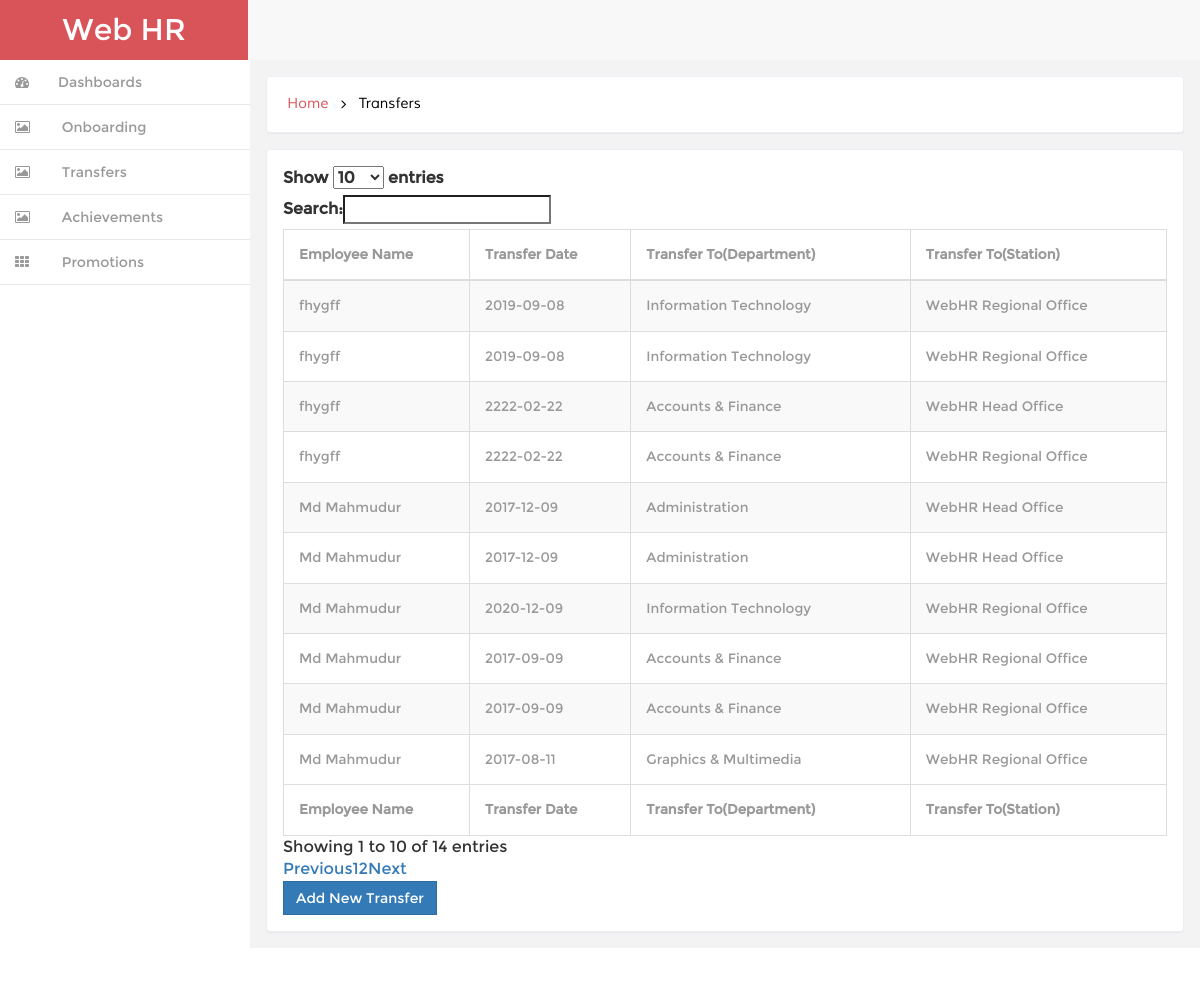
Page /all_transfer.php on the committed database.
### tables this page shows
CREATE TABLE `tbl_transfer` (
  `id` int(10) NOT NULL,
  `fullName` varchar(255) NOT NULL,
  `transferDate` date NOT NULL,
  `transferDepartment` varchar(255) NOT NULL,
  `transferStation` varchar(255) NOT NULL
);

### classes/Dbconf.php (called while the page is built, shortened)
<?php
class Dbconf {
    public function __construct() {
        try{
            $this->db_con = new PDO("mysql:host=localhost;dbname=web_hr","root","");
        } catch (PDOException $ex) {
            echo 'Connection error occure'.$ex;
        }
    }
}

### classes/Superadmin.php (called while the page is built, shortened)
<?php
include_once 'Dbconf.php';
class Superadmin extends Dbconf{
public function view_all_transfer_info(){
  $query = "SELECT * FROM  tbl_transfer";
  $statment = $this->db_con->query($query);
  return $statment;
}
}

### all_transfer.php (the view, shortened to what this page needs)
<?php
	 include_once 'include/header.php';
	include 'classes/Superadmin.php';
      $obj_sup = new Superadmin();
      $statment=$obj_sup->view_all_transfer_info();
?>
	   <link href="https://cdn.datatables.net/1.10.15/css/dataTables.bootstrap.min.css" rel='stylesheet' type='text/css' />
	   <div id="page-wrapper" class="gray-bg dashbard-1">
       <div class="content-main">
		     <div class="banner">
		    	<h2>
				<a href="index.html">Home</a>
				<i class="fa fa-angle-right"></i>
				<span>Transfers</span>
				</h2>
		    </div>
 	<div class="blank">
			<div class="blank-page">
	        	<table id="example" class="table table-striped table-bordered" cellspacing="0" width="100%">
        <thead>
            <tr>
                 <th>Employee Name</th>
                      <th>Transfer Date</th>
                      <th>Transfer To(Department)</th>
                      <th>Transfer To(Station)</th>
            </tr>
        </thead>
        <tfoot>
            <tr>
                 <th>Employee Name</th>
                      <th>Transfer Date</th>
                      <th>Transfer To(Department)</th>
                      <th>Transfer To(Station)</th>
            </tr>
        </tfoot>
        <tbody>
        <?php while($row = $statment->fetch(PDO::FETCH_ASSOC)) {?>
            <tr>
                <td><?php echo $row['fullName']; ?></td>
                <td><?php echo $row['transferDate']; ?></td>
                <td><?php echo $row['transferDepartment']; ?></td>
                <td><?php echo $row['transferStation']; ?></td>
            </tr>
            <?php } ?>
        </tbody>
    </table>
    <div>
                        <a class="btn btn-primary" href="transfer.php" role="button">Add New Transfer</a>
                 </div>
        </div>
      </div>
    </div>
	       </div>
 <?php include_once 'include/footer.php';?>

### include/header.php (shortened to what this page needs)
<!DOCTYPE HTML>
<html>
<head>
<link href="css/bootstrap.min.css" rel='stylesheet' type='text/css' />
<link href="css/style.css" rel='stylesheet' type='text/css' />
<link href="css/font-awesome.css" rel="stylesheet">
<link href="css/custom.css" rel="stylesheet">
</head>
<body>
<div id="wrapper">
        <nav class="navbar-default navbar-static-top" role="navigation">
             <div class="navbar-header">
               <h1> <a class="navbar-brand" href="index.html">Web HR</a></h1>
			   </div>
			<div class="clearfix">
     </div>
		    <div class="navbar-default sidebar" role="navigation">
                <div class="sidebar-nav navbar-collapse">
                <ul class="nav" id="side-menu">
                    <li>
                        <a href="piechart.php" class=" hvr-bounce-to-right"><i class="fa fa-dashboard nav_icon "></i><span class="nav-label">Dashboards</span> </a>
                    </li>
                    <li>
                        <a href="onbording.php" class=" hvr-bounce-to-right"><i class="fa fa-picture-o nav_icon"></i> <span class="nav-label">Onboarding</span> </a>
                    </li>
                    <li>
                        <a href="all_transfer.php" class=" hvr-bounce-to-right"><i class="fa fa-picture-o nav_icon"></i> <span class="nav-label">Transfers</span> </a>
                    </li>
                    <li>
                        <a href="all_achievement.php" class=" hvr-bounce-to-right"><i class="fa fa-picture-o nav_icon"></i> <span class="nav-label">Achievements</span> </a>
                    </li>
                     <li>
                        <a href="all_promotion.php" class=" hvr-bounce-to-right"><i class="fa fa-th nav_icon"></i> <span class="nav-label">Promotions</span> </a>
                    </li>
                </ul>
            </div>
			</div>
        </nav>

### include/footer.php (shortened to what this page needs)
<div class="copy">
	    </div>
		</div>
</body>
</html>

### css/style.css (style rules this page uses)
h4, h5, h6, h1, h2, h3 { margin: 0; }
ul, ol { margin: 0;padding: 0; }
html, body { font-family:'Montserrat-Regular'; font-size: 100%; background:#F3F3F4; overflow-x: hidden; }
body a { transition:0.5s all; -webkit-transition:0.5s all; -moz-transition:0.5s all; -o-transition:0.5s all; -ms-transition:0.5s all; }
div#wrapper { background-color: #fff; }
.navbar-default.sidebar { background-color: #fff; }
h1 a.navbar-brand { color: #fff !important; font-size: 30px; font-weight: 500; padding: 20px 0px; background: #d95459; text-align: center; width:248px; height: 60px; }
i.nav_icon { color: #fff; margin-right:6px; }
.sidebar ul li a { color: #999; font-size:14px; }
.hvr-bounce-to-right { display: inline-block; vertical-align: middle; -webkit-transform: translateZ(0); transform: translateZ(0); box-shadow: 0 0 1px rgba(0, 0, 0, 0); -webkit-backface-visibility: hidden; backface-visibility: hidden; -moz-osx-font-smoothing: grayscale; position: relative; -webkit-transition-property: color; transition-property: color; -webkit-transition-duration: 0.5s; transition-duration: 0.5s; }
.hvr-bounce-to-right:before { content: ""; position: absolute; z-index: -1; top: 0; left: 0; right: 80%; bottom: 0; background:#7f8c8d; -webkit-transform: scaleX(0); transform: scaleX(0); -webkit-transform-origin: 0 50%; transform-origin: 0 50%; -webkit-transition-property: transform; transition-property: transform; -webkit-transition-duration: 0.5s; transition-duration: 0.5s; -webkit-transition-timing-function: ease-out; transition-timing-function: ease-out; }
.nav > li > a { color: #999; font-weight:500; padding: 0px 20px 0px 0px; font-size: 0.85em; border-bottom: 1px solid #E9E9E9; }
.nav > li > a i { margin-right: 14px; }
i.nav_icon { color: #999; padding: 15px; width: 44px; height: 44px; }
@media (min-width: 768px) { #page-wrapper { position: inherit; margin: 0 0 0 240px; min-height: 1000px; } }
.content-main { background-color: #F3F3F4; padding-top: 1em; }
.banner { background: #fff; display: block; margin: 0em 1em ; padding:1em; border: 1px solid #ebeff6; border-color: #ebeff6; border-radius: 4px; -webkit-border-radius: 4px; -o-border-radius: 4px; -moz-border-radius: 4px; -ms-border-radius: 4px; -webkit-box-shadow: 0 1px 1px rgba(0,0,0,.05); box-shadow: 0 1px 1px rgba(0,0,0,.05); }
.banner h2 { font-size:0.9em; }
.banner h2 a { color:#D95459; text-decoration:none; font-family: 'Muli-Regular'; padding:0.3em ; }
.banner h2 span { color:#000; font-family: 'Muli-Regular'; padding:0.3em ; }
.banner h2 i { color:#000; vertical-align:middle; padding:0.3em ; }
.blank { padding: 1em; min-height: 650px; }
.blank-page { padding: 1em; background: #fff; border: 1px solid #ebeff6; border-radius: 4px; -webkit-border-radius: 4px; -o-border-radius: 4px; -moz-border-radius: 4px; -ms-border-radius: 4px; -webkit-box-shadow: 0 1px 1px rgba(0,0,0,.05); box-shadow: 0 1px 1px rgba(0,0,0,.05); }
.btn { border-radius: 0px; outline: none; }
.table td, .table>tbody>tr>td, .table>tbody>tr>th, .table>tfoot>tr>td, .table>tfoot>tr>th, .table>thead>tr>td, .table>thead>tr>th { padding: 15px !important; font-size: 0.85em; color: #999; border-top: none !important; }
.table { margin-bottom: 0; }
.copy { background:#fff; text-align:center; padding:1.5em 0; }

### css/custom.css (style rules this page uses)
#wrapper { width: 100%; }
#page-wrapper { min-height: 568px; }
@media (min-width:768px) { #page-wrapper { position: inherit; margin: 0 0 0 250px; } }
.sidebar .sidebar-nav.navbar-collapse { padding-right: 0; padding-left: 0; }
@media (min-width:768px) { .sidebar { z-index: 1; position: absolute; width: 250px; } }

### rows in the picture
tbl_transfer: fullName "Md Mahmudur", transferDate "2017-12-09", transferDepartment "Administration", transferStation "WebHR Head Office"
tbl_transfer: fullName "Md Mahmudur", transferDate "2017-12-09", transferDepartment "Administration", transferStation "WebHR Head Office"
tbl_transfer: fullName "Md Mahmudur", transferDate "2020-12-09", transferDepartment "Information Technology", transferStation "WebHR Regional Office"
tbl_transfer: fullName "Md Mahmudur", transferDate "2017-09-09", transferDepartment "Accounts & Finance", transferStation "WebHR Regional Office"
tbl_transfer: fullName "Md Mahmudur", transferDate "2017-09-09", transferDepartment "Accounts & Finance", transferStation "WebHR Regional Office"
tbl_transfer: fullName "fhygff", transferDate "2019-09-08", transferDepartment "Information Technology", transferStation "WebHR Regional Office"
tbl_transfer: fullName "fhygff", transferDate "2019-09-08", transferDepartment "Information Technology", transferStation "WebHR Regional Office"
tbl_transfer: fullName "fhygff", transferDate "2222-02-22", transferDepartment "Accounts & Finance", transferStation "WebHR Head Office"
tbl_transfer: fullName "fhygff", transferDate "2222-02-22", transferDepartment "Accounts & Finance", transferStation "WebHR Regional Office"
tbl_transfer: fullName "Md Mahmudur", transferDate "2017-08-11", transferDepartment "Graphics & Multimedia", transferStation "WebHR Regional Office"
